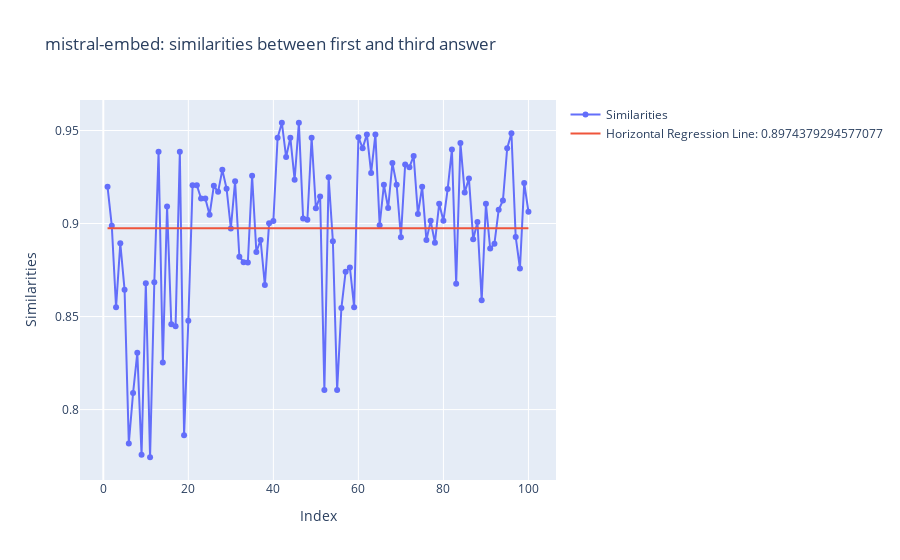

Notebook source saved alongside this figure:
### Markdown cell above
Visualisierungen

### Code cell
import plotly.graph_objs as go
import numpy as np

mean_similarity = np.mean(similarities_1_3_mistral)

x_values = list(range(1, len(similarities_1_3_mistral) + 1))

fig = go.Figure()

fig.add_trace(go.Scatter(x=x_values, y=similarities_1_3_mistral, mode='lines+markers', name='Similarities'))

fig.add_trace(go.Scatter(x=[x_values[0], x_values[-1]], y=[mean_similarity, mean_similarity],
                         mode='lines', name=f'Horizontal Regression Line: {mean_similarity}'))

fig.update_layout(
    title= "mistral-embed: similarities between first and third answer",
    xaxis_title="Index",
    yaxis_title="Similarities"
)

fig.show()

### Figure 1 — Plotly figure (JSON) as saved in the notebook; plotly's stock layout.template omitted (floating-point values rounded to 4 significant figures)
{"data": [{"mode": "lines+markers", "name": "Similarities", "type": "scatter", "x": [1, 2, 3, 4, 5, 6, 7, 8, 9, 10, 11, 12, 13, 14, 15, 16, 17, 18, 19, 20, 21, 22, 23, 24, 25, 26, 27, 28, 29, 30, 31, 32, 33, 34, 35, 36, 37, 38, 39, 40, 41, 42, 43, 44, 45, 46, 47, 48, 49, 50, 51, 52, 53, 54, 55, 56, 57, 58, 59, 60, 61, 62, 63, 64, 65, 66, 67, 68, 69, 70, 71, 72, 73, 74, 75, 76, 77, 78, 79, 80, 81, 82, 83, 84, 85, 86, 87, 88, 89, 90, 91, 92, 93, 94, 95, 96, 97, 98, 99, 100], "y": [0.9197, 0.8987, 0.855, 0.8894, 0.8644, 0.7818, 0.8089, 0.8305, 0.7757, 0.8679, 0.7744, 0.8684, 0.9386, 0.8253, 0.9091, 0.8458, 0.8447, 0.9386, 0.7862, 0.8477, 0.9206, 0.9206, 0.9135, 0.9135, 0.9047, 0.9202, 0.917, 0.9289, 0.9187, 0.8973, 0.9227, 0.8822, 0.8792, 0.879, 0.9257, 0.8847, 0.8912, 0.8669, 0.9002, 0.9014, 0.9461, 0.9542, 0.9357, 0.9461, 0.9235, 0.9542, 0.9027, 0.9021, 0.9461, 0.9082, 0.9146, 0.8105, 0.9249, 0.8905, 0.8105, 0.8546, 0.8741, 0.8764, 0.855, 0.9464, 0.9405, 0.9479, 0.9272, 0.9479, 0.8991, 0.9208, 0.9083, 0.9325, 0.9208, 0.8927, 0.9318, 0.9303, 0.9363, 0.9051, 0.9197, 0.8911, 0.9014, 0.8897, 0.9107, 0.9015, 0.9186, 0.9399, 0.8676, 0.9433, 0.9166, 0.9243, 0.8915, 0.9008, 0.8587, 0.9106, 0.8865, 0.8892, 0.9074, 0.9124, 0.9405, 0.9486, 0.8928, 0.8759, 0.9217, 0.9063]}, {"mode": "lines", "name": "Horizontal Regression Line: 0.8974379294577077", "type": "scatter", "x": [1, 100], "y": [0.8974, 0.8974]}], "layout": {"title": {"text": "mistral-embed: similarities between first and third answer"}, "xaxis": {"title": {"text": "Index"}}, "yaxis": {"title": {"text": "Similarities"}}}}
